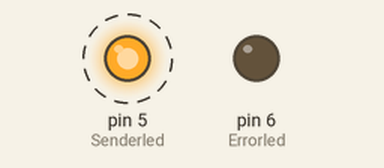
Bench run of a sketch on a simulated Arduino Uno, built with avr-gcc and run on an emulated ATmega328P. Parts: output pins drawn as LEDs (lit = HIGH). Dashed ring = blinking. No radio packets arrive unless stated; what the sketch prints to the serial monitor is not drawn.

Above: at 0.2 s.
Timing chart, 0 to 3.6 s (numbered marks = the images above):
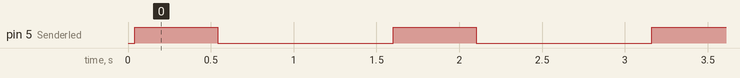

Measured:
- by itself, pin 5 (Senderled): alternates HIGH for 0.50 s and LOW for 1.1 s

The sketch:

lora_sf_change_sender.ino
```cpp
#include <SPI.h>
#include <LoRa.h>
#include <Wire.h>
//band 2
//567000000 upper range
//363000000 lower stable
//band 3
//189000000 upper
//12100000 lower

//more than 50 sf upper
//7 sf lower

long int frequencies[5] = {433000000, 121000000, 189000000,362000000,567000000};
//controls the current frequency index in the array
int indexFreq = 0;
int sf_value=7;

//change the frequency of Lora, the new frequency will be according to the variable "indexFreq" that will pick up in the array the new frequency<br>
void changeFrequency()
{
  if (!LoRa.begin(frequencies[indexFreq]))
  {
    //display.drawString(0, 0, "Starting LoRa failed!");
    //display.display();
    Serial.println("Starting LoRa failed!");
    while (1);
  }
  LoRa.enableCrc();
  digitalWrite(13, LOW); //turns off the frequency change indicator LED
}

void changeSF()
{
  LoRa.setSpreadingFactor(sf_value);
  LoRa.enableCrc();
  digitalWrite(13, LOW); //turns off the frequency change indicator LED
}

//starting
int counter = 0;
int Senderled = 5;
int Errorled = 6;


void setup() {
  Serial.begin(9600);
  while (!Serial);

  Serial.println("LoRa Sender");
  Serial.println("Sending mode is ON");
  pinMode(Senderled, OUTPUT);
  pinMode(Errorled, OUTPUT);
  digitalWrite(Senderled, LOW);
  digitalWrite(Errorled, LOW);

  if (!LoRa.begin(433E6)) {
    Serial.println("Starting LoRa failed!");
    digitalWrite(Errorled, HIGH);
    delay(2000);
    while (1);
  }
}

bool frequency_changed=false;
bool sf_changed=false;
void loop() {
  if(!frequency_changed)
  {
    changeFrequency();
    frequency_changed=true;
  }
  if(!sf_changed)
  {
    changeSF();
    sf_changed=true;
  }
  digitalWrite(Senderled, LOW);
  digitalWrite(Errorled, LOW);

  Serial.print("Sending packet: ");
  Serial.println(counter);

  LoRa.beginPacket();
  LoRa.print("Hello From Arduino ");
  Serial.println("Hello From Arduino...");
  digitalWrite(Senderled, HIGH);
  delay(500);
  digitalWrite(Senderled, LOW);
  LoRa.print(counter);
  LoRa.endPacket();

  counter++;

  delay(1000);
}
```
